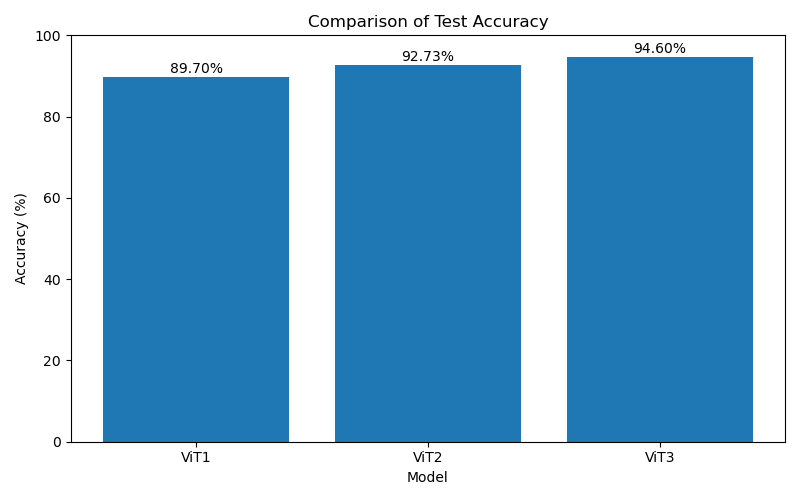

The Python source for this figure:
import matplotlib.pyplot as plt

models = ["ViT1", "ViT2","ViT3"]
accuracies = [89.70, 92.73,94.60]

plt.figure(figsize=(8, 5))

bars = plt.bar(models, accuracies)

for bar in bars:
    y = bar.get_height()
    plt.text(
        bar.get_x() + bar.get_width()/2,
        y + 1,
        f"{y:.2f}%",
        ha="center"
    )

plt.title("Comparison of Test Accuracy")
plt.xlabel("Model")
plt.ylabel("Accuracy (%)")
plt.ylim(0, 100)

plt.tight_layout()
plt.savefig("compare.png")
plt.show()
